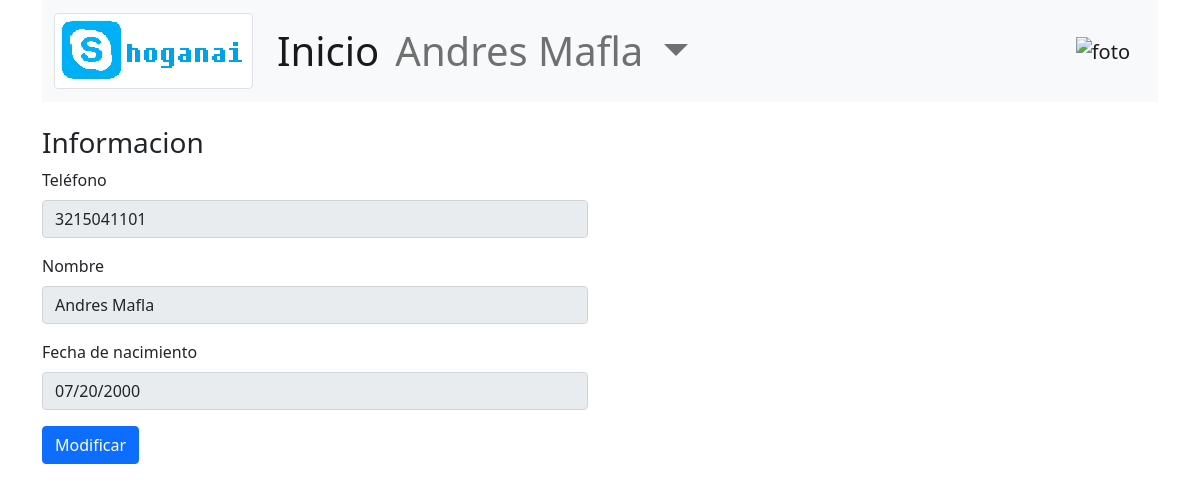
/info_usuario1.php (signed in), run on the app's committed database.
### tables this page shows
CREATE TABLE `usuarios` (
  `telefono_usuario` varchar(10) NOT NULL,
  `nombre` varchar(100) NOT NULL,
  `contraseña` varchar(255) NOT NULL,
  `fecnac` date NOT NULL
);

### info_usuario1.php (the view, shortened to what this page needs)
<!DOCTYPE html>
<html lang="en">
<head>
    <link rel="stylesheet" href="css/bootstrap.min.css">
</head>
<body>
    <div class="container">
        <?php
        include("menu2.php");
        $bd = conectar();
        ?>
        <br>
        <h3>Informacion</h3>
        <div class="row">
            <div class="col-6">
                <?php
                $cel="";
                if (!isset($_SESSION["xusu"])){
                    header("Location: index.php?ban=2");
                }
                else{
                    $cel=$_SESSION["cusu"];
                }
                $tel = "";
                $nom = "";
                $fec = "";
                $sql = "select telefono_usuario, nombre, fecnac from usuarios where telefono_usuario = '$cel'";
                $datos = mysqli_query($bd, $sql);
                while ($arr = mysqli_fetch_array($datos)) {
                    $tel = $arr[0];
                    $nom = $arr[1];
                    $fec = $arr[2];
                }
                ?>
                <form action="info_usuario2.php" method="post">
                    <div class="mb-3">
                        <label for="txttel" class="form-label">Teléfono</label>
                        <input type="number" required min="0" name="txttel" id="txttel" class="form-control" readonly value="<?php echo $tel ?>">
                    </div>
                    <div class="mb-3">
                        <label for="txtnom" class="form-label">Nombre</label>
                        <input type="text" required min="0" name="txtnom" id="txtnom" class="form-control" readonly value="<?php echo $nom ?>">
                    </div>
                    <div class="mb-3">
                        <label for="txtfec" class="form-label">Fecha de nacimiento</label>
                        <input type="date" required min="0" name="txtfec" id="txtfec" class="form-control" readonly value="<?php echo $fec ?>">
                    </div>
                    <input type="submit" value="Modificar" class="btn btn-primary">
                </form>
            </div>
        </div>
    </div>
</body>
</html>

### menu2.php (shortened to what this page needs)
<?php
    $usuario="";
    if (!isset($_SESSION["xusu"])){
         header("Location: index.php?ban=2");
    }
    else{
        $cel=$_SESSION["cusu"];
        $usuario=$_SESSION["xusu"];
    }
?>
<nav class="navbar navbar-expand-lg navbar-light bg-light">
    <div class="container-fluid">
        <a class="navbar-brand" href="home.php">
            <img src="imagenes/logo.png" class="img-thumbnail" alt="...">
        </a>
        <div class="collapse navbar-collapse" id="navbarSupportedContent">
            <ul class="navbar-nav me-auto mb-2 mb-lg-0">
                <li class="nav-item">
                    <a class="nav-link active display-6" aria-current="page" href="home.php"><i class="bi-house-door"></i>
                        Inicio</a>
                </li>
                <li class="nav-item dropdown">
                    <a class="nav-link dropdown-toggle display-6" href="#" id="navbarDropdown" role="button"
                        data-bs-toggle="dropdown" aria-expanded="false">
                        <i class="bi-person-circle"></i> <?php echo $usuario;?>
                    </a>
                </li>
            </ul>
            <ul class="nav navbar-nav navbar-right">
                <li class="nav-item navbar-right">
                    <a class="navbar-brand" href="#">
                        <?php
                            echo "<img src='fotos/$cel.jpg' alt='foto' width='100' heigh='100'>";
                        ?>
                    </a>
                </li>
            </ul>
        </div>
    </div>
</nav>

### data on the page
usuarios: txttel "3215041101", txtnom "Andres Mafla", txtfec "07/20/2000"

### other printed values
$usuario "Andres Mafla"
